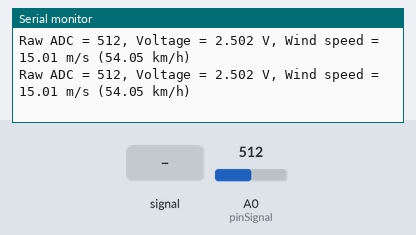
Simulated run of this sketch. Board: Arduino Uno, built with avr-gcc and run on an emulated ATmega328P. On the bench: the last lines printed to the serial monitor. Inputs (shaded band) come from the test bench; at power-on: A0 (pinSignal) = 512.

Above: at 1.3 s.
1.4 s: A0 (pinSignal) fed a 200 Hz sine of ±81 counts around its level
At 1.9 s:
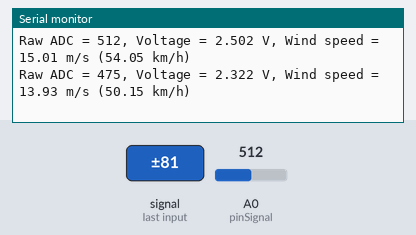
2.9 s: A0 (pinSignal) set to 716
At 3.4 s:
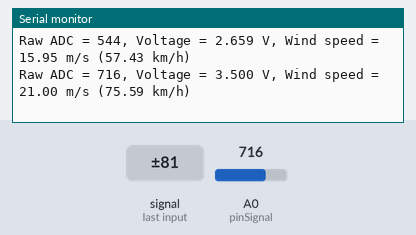
4.4 s: A0 (pinSignal) fed a 1000 Hz sine of ±255 counts around its level
At 4.9 s:
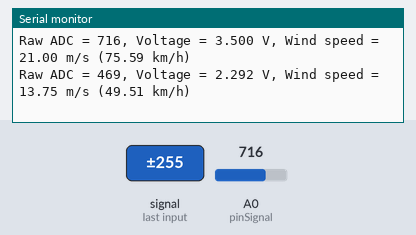
5.9 s: A0 (pinSignal) set to 900
At 6.4 s:
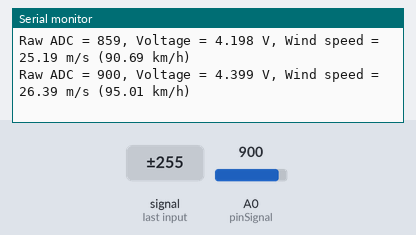
Timing chart, 0 to 8.4 s (numbered marks = the images above; inputs shaded):
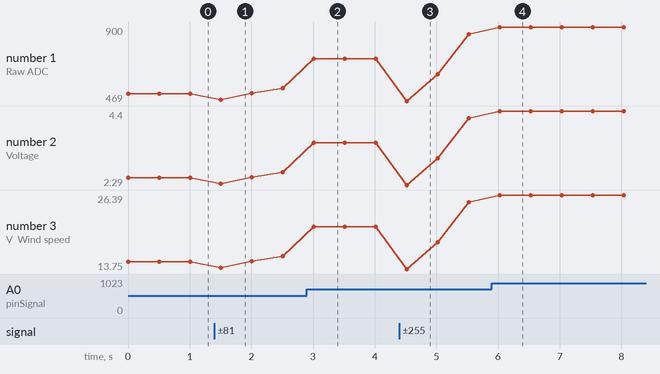

Measured:
- after the input at 1.4 s, the serial monitor: prints a new line after 0.11 s (image 1)
- after the input at 2.9 s, the serial monitor: prints a new line after 0.11 s (image 2)
- after the input at 4.4 s, the serial monitor: prints a new line after 0.12 s (image 3)
- after the input at 5.9 s, the serial monitor: prints a new line after 0.13 s (image 4)
- plotted number 1: 512 → 544 after the input at 1.4 s, 544 → 716 after the input at 2.9 s, 716 → 859 after the input at 4.4 s, 859 → 900 after the input at 5.9 s
- plotted number 2: 2.5 → 2.66 after the input at 1.4 s, 2.66 → 3.5 after the input at 2.9 s, 3.5 → 4.2 after the input at 4.4 s, 4.2 → 4.4 after the input at 5.9 s
- plotted number 3: 15.01 → 15.95 after the input at 1.4 s, 15.95 → 21 after the input at 2.9 s, 21 → 25.19 after the input at 4.4 s, 25.19 → 26.39 after the input at 5.9 s

The sketch:

Windsnelheid.ino
```cpp
const int pinSignal = A0;   // analog input pin
const float Vref = 5.0;     // Arduino Uno reference voltage (assuming default)
const int ADCmax = 1023;    // 10-bit ADC
const float maxWindSpeed = 30.0;  // 0-5V corresponds to 0-30 m/s

void setup() {
  Serial.begin(115200);
  pinMode(pinSignal, INPUT);
  Serial.println("YX-DFS2 Wind Speed Sensor Test");
}

void loop() {
  int raw = analogRead(pinSignal);
  float voltage = raw * (Vref / (float)ADCmax);
  float windSpeed_m_s = (voltage / 5.0) * maxWindSpeed;
  float windSpeed_kmh = windSpeed_m_s * 3.6;

  Serial.print("Raw ADC = ");
  Serial.print(raw);
  Serial.print(", Voltage = ");
  Serial.print(voltage, 3);
  Serial.print(" V, Wind speed = ");
  Serial.print(windSpeed_m_s, 2);
  Serial.print(" m/s (");
  Serial.print(windSpeed_kmh, 2);
  Serial.println(" km/h)");

  delay(500);  // read every 0.5 seconds
}
```
